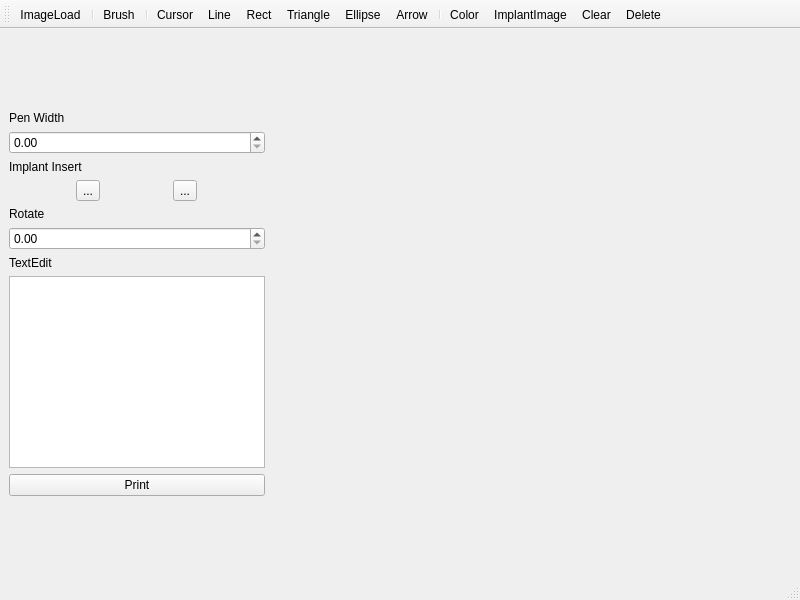
<?xml version="1.0" encoding="UTF-8"?>
<ui version="4.0">
 <class>MainWindow</class>
 <widget class="QMainWindow" name="MainWindow">
  <property name="geometry">
   <rect>
    <x>0</x>
    <y>0</y>
    <width>800</width>
    <height>600</height>
   </rect>
  </property>
  <property name="windowTitle">
   <string>MainWindow</string>
  </property>
  <widget class="QWidget" name="centralwidget">
   <layout class="QFormLayout" name="formLayout">
    <item row="0" column="0">
     <layout class="QVBoxLayout" name="verticalLayout_7">
      <item>
       <layout class="QVBoxLayout" name="verticalLayout_5">
        <item>
         <widget class="QLabel" name="label_2">
          <property name="text">
           <string>Pen Width</string>
          </property>
         </widget>
        </item>
        <item>
         <widget class="QDoubleSpinBox" name="doubleSpinBox"/>
        </item>
       </layout>
      </item>
      <item>
       <layout class="QVBoxLayout" name="verticalLayout_6">
        <item>
         <layout class="QVBoxLayout" name="verticalLayout_3">
          <item>
           <widget class="QLabel" name="label">
            <property name="text">
             <string>Implant Insert</string>
            </property>
           </widget>
          </item>
          <item>
           <layout class="QHBoxLayout" name="horizontalLayout">
            <item>
             <widget class="QToolButton" name="toolButton">
              <property name="text">
               <string>...</string>
              </property>
             </widget>
            </item>
            <item>
             <widget class="QToolButton" name="toolButton_2">
              <property name="text">
               <string>...</string>
              </property>
             </widget>
            </item>
           </layout>
          </item>
         </layout>
        </item>
        <item>
         <layout class="QVBoxLayout" name="verticalLayout_4">
          <item>
           <widget class="QLabel" name="label_3">
            <property name="text">
             <string>Rotate</string>
            </property>
           </widget>
          </item>
          <item>
           <widget class="QDoubleSpinBox" name="RoatedoubleSpinBox">
            <property name="maximum">
             <double>360.000000000000000</double>
            </property>
           </widget>
          </item>
         </layout>
        </item>
        <item>
         <layout class="QVBoxLayout" name="verticalLayout_2">
          <item>
           <widget class="QLabel" name="Textlabel">
            <property name="text">
             <string>TextEdit</string>
            </property>
           </widget>
          </item>
          <item>
           <widget class="QTextEdit" name="textEdit"/>
          </item>
          <item>
           <widget class="QPushButton" name="printPushButton">
            <property name="text">
             <string>Print</string>
            </property>
           </widget>
          </item>
         </layout>
        </item>
       </layout>
      </item>
     </layout>
    </item>
    <item row="0" column="1">
     <layout class="QVBoxLayout" name="verticalLayout"/>
    </item>
   </layout>
  </widget>
  <widget class="QMenuBar" name="menubar">
   <property name="geometry">
    <rect>
     <x>0</x>
     <y>0</y>
     <width>800</width>
     <height>17</height>
    </rect>
   </property>
  </widget>
  <widget class="QStatusBar" name="statusbar"/>
  <widget class="QToolBar" name="toolBar">
   <property name="windowTitle">
    <string>toolBar</string>
   </property>
   <attribute name="toolBarArea">
    <enum>TopToolBarArea</enum>
   </attribute>
   <attribute name="toolBarBreak">
    <bool>false</bool>
   </attribute>
   <addaction name="actionImageLoad"/>
   <addaction name="separator"/>
   <addaction name="actionBrush"/>
   <addaction name="separator"/>
   <addaction name="actionCursor"/>
   <addaction name="actionLine"/>
   <addaction name="actionRect"/>
   <addaction name="actionTriangle"/>
   <addaction name="actionEllipse"/>
   <addaction name="actionArrow"/>
   <addaction name="separator"/>
   <addaction name="actionColor"/>
   <addaction name="actionImplantImage"/>
   <addaction name="actionClear"/>
   <addaction name="actionDelete"/>
  </widget>
  <action name="actionImageLoad">
   <property name="text">
    <string>ImageLoad</string>
   </property>
  </action>
  <action name="actionBrush">
   <property name="text">
    <string>Brush</string>
   </property>
  </action>
  <action name="actionRect">
   <property name="text">
    <string>Rect</string>
   </property>
  </action>
  <action name="actionColor">
   <property name="text">
    <string>Color</string>
   </property>
  </action>
  <action name="actionEllipse">
   <property name="text">
    <string>Ellipse</string>
   </property>
  </action>
  <action name="actionLine">
   <property name="text">
    <string>Line</string>
   </property>
  </action>
  <action name="actionImplantImage">
   <property name="text">
    <string>ImplantImage</string>
   </property>
  </action>
  <action name="actionClear">
   <property name="text">
    <string>Clear</string>
   </property>
  </action>
  <action name="actionCursor">
   <property name="text">
    <string>Cursor</string>
   </property>
  </action>
  <action name="actionArrow">
   <property name="text">
    <string>Arrow</string>
   </property>
  </action>
  <action name="actionTriangle">
   <property name="text">
    <string>Triangle</string>
   </property>
  </action>
  <action name="actionDelete">
   <property name="text">
    <string>Delete</string>
   </property>
  </action>
 </widget>
 <resources/>
 <connections/>
</ui>
